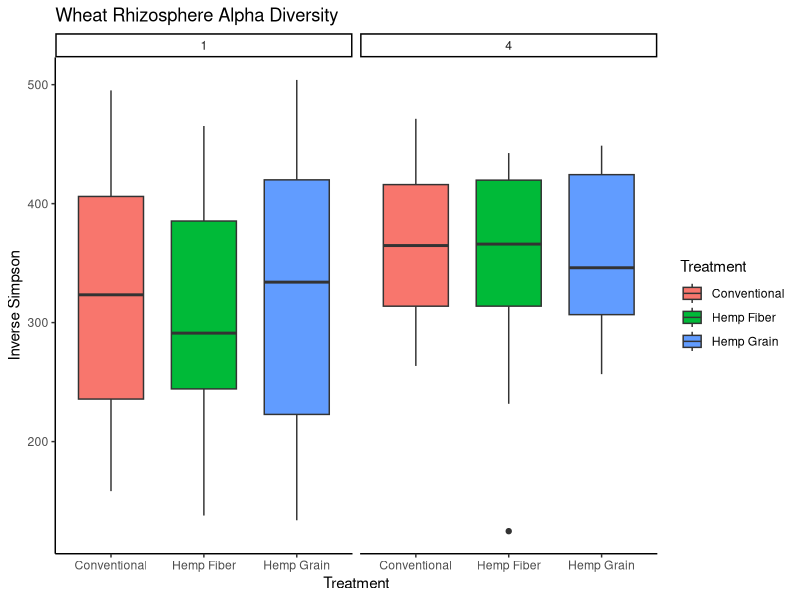
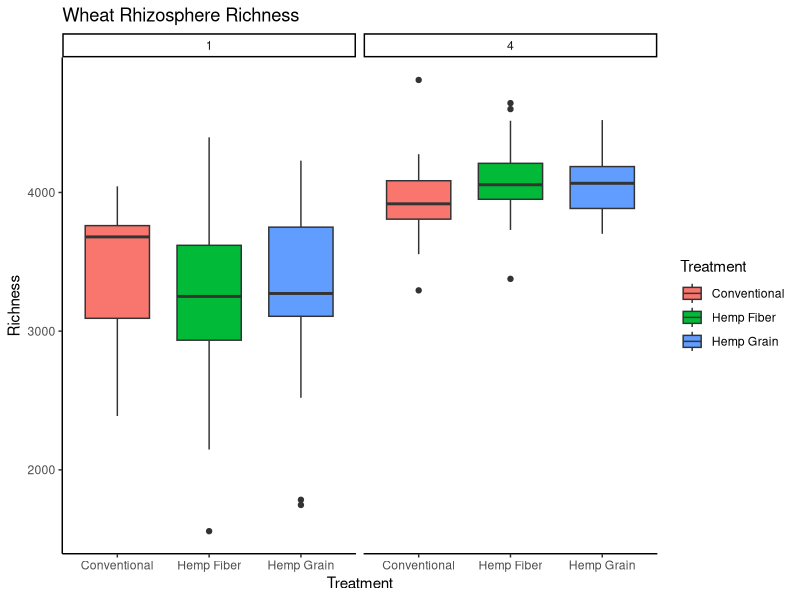

Generate these figures, in order, with R: (Note: this script raises an error after producing the figures.)
library(tidyverse)
library(readxl)
metadata = read_csv(file="Metadata.csv")
AlphaDiversity = read_csv(file="alphadiversity.csv")
Mixed = inner_join(metadata, AlphaDiversity, by=c('group'))

alphaplot = ggplot(Mixed, aes(x = Treatment, y = invsimpson, fill=Treatment)) +
  geom_boxplot(width=0.7) +
  facet_wrap(~Year) +
  theme(axis.text.y = element_text(colour = "black", size = 12, face = "bold"), 
        axis.text.x = element_text(colour = "black", face = "bold", size = 12), 
        legend.text = element_text(size = 20, face ="bold", colour ="black"), 
        legend.position = "right", axis.title.y = element_text(face = "bold", size = 14), 
        axis.title.x = element_text(face = "bold", size = 14, colour = "black"), 
        legend.title = element_text(size = 14, colour = "black", face = "bold"), 
        panel.background = element_blank(), panel.border = element_rect(colour = "black", fill = NA, size = 1.2),
        legend.key=element_blank()) +  
  labs(x = "Treatment", colour = "Treatment", y = "Inverse Simpson")+ 
  ggtitle("Wheat Rhizosphere Alpha Diversity") + theme(plot.title = element_text(size=20, hjust = 0.5)) +
  theme_classic()
alphaplot

richnessplot = ggplot(Mixed, aes(x = Treatment, y = sobs, fill=Treatment)) +
  geom_boxplot(width=0.7) +
  facet_wrap(~Year) +
  theme(axis.text.y = element_text(colour = "black", size = 12, face = "bold"), 
        axis.text.x = element_text(colour = "black", face = "bold", size = 12), 
        legend.text = element_text(size = 20, face ="bold", colour ="black"), 
        legend.position = "right", axis.title.y = element_text(face = "bold", size = 14), 
        axis.title.x = element_text(face = "bold", size = 14, colour = "black"), 
        legend.title = element_text(size = 14, colour = "black", face = "bold"), 
        panel.background = element_blank(), panel.border = element_rect(colour = "black", fill = NA, size = 1.2),
        legend.key=element_blank()) +  
  labs(x = "Treatment", colour = "Treatment", y = "Richness")+ 
  ggtitle("Wheat Rhizosphere Richness") + theme(plot.title = element_text(size=20, hjust = 0.5)) +
  theme_classic()
richnessplot

Conventional = subset(Mixed, Treatment == "Conventional")
Fiber = subset(Mixed, Treatment == "Hemp Fiber")
Grain = subset(Mixed, Treatment == "Hemp Grain")

aovConvdiv = aov(invsimpson ~ Year, data = Conventional)
summary(aovConvdiv)
aovConvrich = aov(sobs ~ Year, data = Conventional)
summary(aovConvrich)

aovFibdiv = aov(invsimpson ~ Year, data = Fiber)
summary(aovFibdiv)
aovFibrich = aov(sobs ~ Year, data = Fiber)
summary(aovFibrich)

aovGraindiv = aov(invsimpson ~ Year, data = Grain)
summary(aovGraindiv)
aovGrainrich = aov(sobs ~ Year, data = Grain)
summary(aovGrainrich)


Year1 = subset(Mixed, Year == "1")
Year4 = subset(Mixed, Year == "4")

aovY1div = aov(invsimpson ~ Treatment, data=Year1)
summary(aovY1div)
aovY1rich = aov(sobs~Treatment, data=Year1)
summary(aovY1rich)
aovY4div = aov(invsimpson ~ Treatment, data=Year4)
summary(aovY4div)
aovY4rich = aov(sobs~Treatment, data=Year4)
summary(aovY4rich)


print(LSD.test(model,"technique"))
